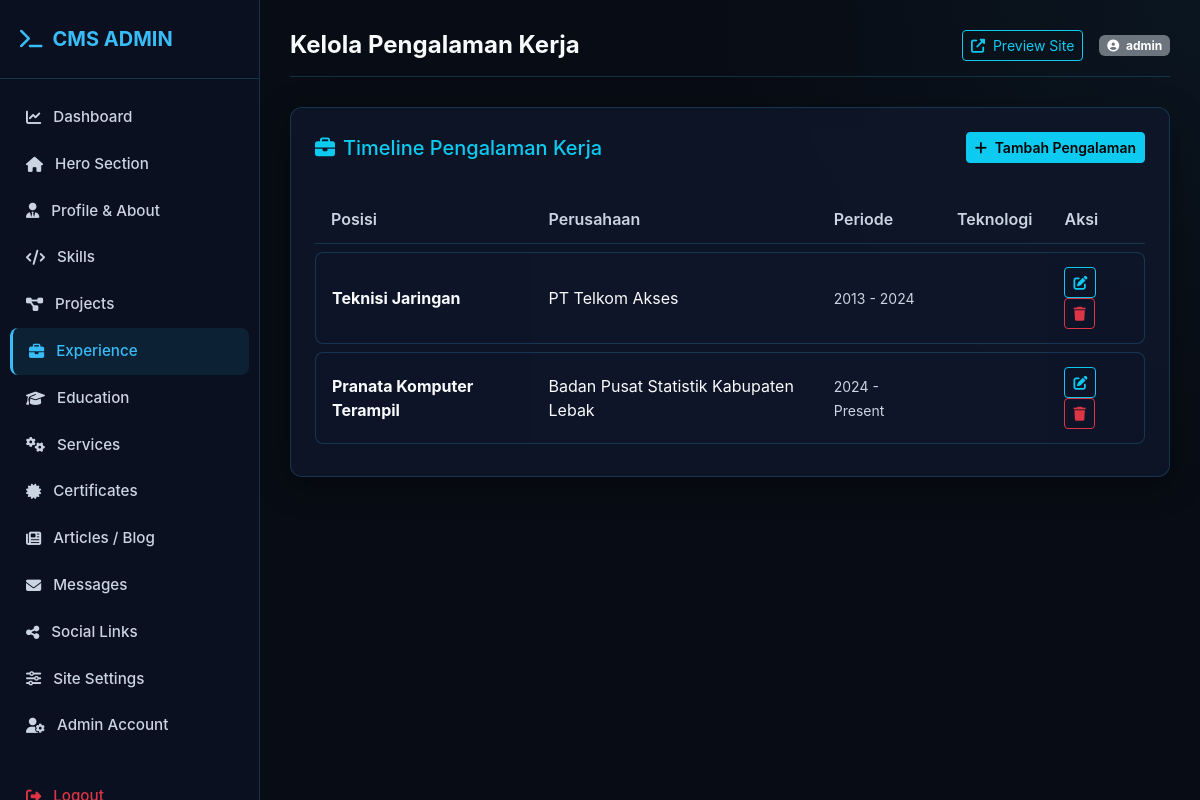
/admin/modules/experiences.php (signed in), run on the app's committed database.
### tables this page shows
CREATE TABLE `experiences` (
  `id` int(11) NOT NULL AUTO_INCREMENT,
  `position` varchar(150) NOT NULL,
  `company` varchar(150) NOT NULL,
  `location` varchar(100) DEFAULT NULL,
  `start_date` varchar(50) NOT NULL,
  `end_date` varchar(50) DEFAULT 'Present',
  `is_current` tinyint(1) DEFAULT 0,
  `description` text DEFAULT NULL,
  `tech_used` varchar(255) DEFAULT NULL,
  `display_order` int(11) DEFAULT 0,
  `position_en` varchar(100) DEFAULT NULL,
  `company_en` varchar(100) DEFAULT NULL,
  `description_en` text DEFAULT NULL,
  PRIMARY KEY (`id`)
);

### config/database.php (called while the page is built, shortened)
<?php
class Database {
    private static $instance = null;
    private $conn;
    private function __construct() {
        try {
            $dsn = "mysql:host=" . DB_HOST . ";dbname=" . DB_NAME . ";charset=" . DB_CHARSET;
            $options = [
                PDO::ATTR_ERRMODE => PDO::ERRMODE_EXCEPTION,
                PDO::ATTR_DEFAULT_FETCH_MODE => PDO::FETCH_ASSOC,
                PDO::ATTR_EMULATE_PREPARES => false,
            ];
            $this->conn = new PDO($dsn, DB_USER, DB_PASS, $options);
        } catch (PDOException $e) {
            die("Database Connection Error: " . $e->getMessage());
        }
    }
    public static function getInstance() {
        if (!self::$instance) {
            self::$instance = new Database();
        }
        return self::$instance;
    }
    public function getConnection() {
        return $this->conn;
    }
}
function db() {
    return Database::getInstance()->getConnection();
}

### config/helper.php (called while the page is built, shortened)
<?php
function sanitize($data) {
    return htmlspecialchars(trim((string)$data), ENT_QUOTES, 'UTF-8');
}

### admin/modules/experiences.php (the view, shortened to what this page needs)
<?php
require_once __DIR__ . '/../includes/header.php';
require_once __DIR__ . '/../../config/database.php';
$action = $_GET['action'] ?? 'list';
if ($action === 'add' || $action === 'edit'):
    $exp = null;
    if ($action === 'edit') {
        $id = $_GET['id'] ?? 0;
        $stmt = db()->prepare("SELECT * FROM experiences WHERE id = ?");
        $stmt->execute([$id]);
        $exp = $stmt->fetch();
    }
?>
    <div class="glass-card p-4">
        <h5 class="text-info mb-4"><?= $action === 'edit' ? 'Edit Pengalaman' : 'Tambah Pengalaman Baru' ?></h5>
        <form action="" method="POST">
            <input type="hidden" name="id" value="<?= $exp['id'] ?? 0 ?>">
            <div class="row g-3">
                <div class="col-md-6">
                    <label class="form-label">Posisi / Jabatan</label>
                    <input type="text" name="position" class="form-control" value="<?= sanitize($exp['position'] ?? '') ?>" required placeholder="Contoh: Senior Fullstack Developer / Pranata Komputer">
                </div>
                <div class="col-md-6">
                    <label class="form-label">Perusahaan / Instansi</label>
                    <input type="text" name="company" class="form-control" value="<?= sanitize($exp['company'] ?? '') ?>" required>
                </div>
                <div class="col-md-4">
                    <label class="form-label">Lokasi</label>
                    <input type="text" name="location" class="form-control" value="<?= sanitize($exp['location'] ?? '') ?>" placeholder="Jakarta, Indonesia">
                </div>
                <div class="col-md-4">
                    <label class="form-label">Tahun / Tanggal Mulai</label>
                    <input type="text" name="start_date" class="form-control" value="<?= sanitize($exp['start_date'] ?? '') ?>" required placeholder="Jan 2022">
                </div>
                <div class="col-md-4">
                    <label class="form-label">Tahun / Tanggal Selesai</label>
                    <input type="text" name="end_date" class="form-control" value="<?= sanitize($exp['end_date'] ?? '') ?>" placeholder="Present / Des 2024">
                </div>
                <div class="col-12">
                    <div class="form-check">
                        <input class="form-check-input" type="checkbox" name="is_current" id="is_current" <?= !empty($exp['is_current']) ? 'checked' : '' ?>>
                        <label class="form-check-label text-white" for="is_current">Saat ini masih bekerja di posisi ini</label>
                    </div>
                </div>
                <div class="col-12">
                    <label class="form-label">Deskripsi Pekerjaan & Achievements</label>
                    <textarea name="description" class="form-control" rows="4"><?= sanitize($exp['description'] ?? '') ?></textarea>
                </div>
                <div class="col-md-8">
                    <label class="form-label">Teknologi yang Digunakan</label>
                    <input type="text" name="tech_used" class="form-control" value="<?= sanitize($exp['tech_used'] ?? '') ?>" placeholder="PHP, Laravel, MySQL, Docker">
                </div>
                <div class="col-md-4">
                    <label class="form-label">Urutan Tampil</label>
                    <input type="number" name="display_order" class="form-control" value="<?= $exp['display_order'] ?? 0 ?>">
                </div>
            </div>
            <div class="mt-4">
                <button type="submit" class="btn btn-info px-4 fw-semibold"><i class="fas fa-save me-2"></i> Simpan Data</button>
                <a href="<?= ADMIN_URL ?>modules/experiences.php" class="btn btn-outline-secondary ms-2">Batal</a>
            </div>
        </form>
    </div>
<?php else:
    $experiences = db()->query("SELECT * FROM experiences ORDER BY display_order ASC, id DESC")->fetchAll();
?>
    <div class="glass-card p-4">
        <div class="d-flex justify-content-between align-items-center mb-4">
            <h5 class="m-0 text-info"><i class="fas fa-briefcase me-2"></i>Timeline Pengalaman Kerja</h5>
            <a href="<?= ADMIN_URL ?>modules/experiences.php?action=add" class="btn btn-info btn-sm fw-semibold"><i class="fas fa-plus me-1"></i> Tambah Pengalaman</a>
        </div>
        <div class="table-responsive">
            <table class="custom-table">
                <thead>
                    <tr>
                        <th>Posisi</th>
                        <th>Perusahaan</th>
                        <th>Periode</th>
                        <th>Teknologi</th>
                        <th>Aksi</th>
                    </tr>
                </thead>
                <tbody>
                    <?php if (empty($experiences)): ?>
                        <tr><td colspan="5" class="text-center text-muted">Belum ada data pengalaman kerja.</td></tr>
                    <?php else: ?>
                        <?php foreach ($experiences as $ex): ?>
                            <tr>
                                <td><strong><?= sanitize($ex['position']) ?></strong></td>
                                <td><?= sanitize($ex['company']) ?></td>
                                <td><small class="text-muted"><?= sanitize($ex['start_date']) ?> - <?= $ex['is_current'] ? 'Present' : sanitize($ex['end_date']) ?></small></td>
                                <td><small class="text-info"><?= sanitize($ex['tech_used']) ?></small></td>
                                <td>
                                    <a href="<?= ADMIN_URL ?>modules/experiences.php?action=edit&id=<?= $ex['id'] ?>" class="btn btn-sm btn-outline-info me-1"><i class="fas fa-edit"></i></a>
                                    <a href="<?= ADMIN_URL ?>modules/experiences.php?action=delete&id=<?= $ex['id'] ?>" class="btn btn-sm btn-outline-danger" onclick="return confirm('Hapus data ini?')"><i class="fas fa-trash"></i></a>
                                </td>
                            </tr>
                        <?php endforeach; ?>
                    <?php endif; ?>
                </tbody>
            </table>
        </div>
    </div>
<?php endif; ?>
<?php require_once __DIR__ . '/../includes/footer.php'; ?>

### assets/css/admin.css (style rules this page uses)
:root { --bg-dark: #080c14; --bg-card: rgba(15, 23, 42, 0.85); --border-color: rgba(56, 189, 248, 0.2); --border-hover: rgba(56, 189, 248, 0.5); --primary: #38bdf8; --primary-glow: rgba(56, 189, 248, 0.3); --accent: #818cf8; --text-main: #f8fafc; --text-muted: #cbd5e1; --sidebar-width: 260px; }
body.admin-body { background-color: var(--bg-dark); color: var(--text-main); font-family: 'Inter', system-ui, -apple-system, sans-serif; margin: 0; padding: 0; }
.glass-card { background: var(--bg-card); backdrop-filter: blur(12px); -webkit-backdrop-filter: blur(12px); border: 1px solid var(--border-color); border-radius: 12px; box-shadow: 0 8px 32px 0 rgba(0, 0, 0, 0.37); transition: all 0.3s ease; }
.custom-table { width: 100%; border-collapse: separate; border-spacing: 0 8px; }
.custom-table th { color: var(--text-muted); font-weight: 600; text-align: left; padding: 12px 16px; border-bottom: 1px solid var(--border-color); }
.custom-table td { padding: 14px 16px; background: rgba(15, 23, 42, 0.6); border-top: 1px solid var(--border-color); border-bottom: 1px solid var(--border-color); }
.custom-table td:first-child { border-left: 1px solid var(--border-color); border-top-left-radius: 8px; border-bottom-left-radius: 8px; }
.custom-table td:last-child { border-right: 1px solid var(--border-color); border-top-right-radius: 8px; border-bottom-right-radius: 8px; }
.text-muted, small.text-muted { color: #cbd5e1 !important; }
.custom-table td { color: #f8fafc; }

### data on the page
experiences: position "Teknisi Jaringan", company "PT Telkom Akses", start_date "2013", end_date "2024"
experiences: position "Pranata Komputer Terampil", company "Badan Pusat Statistik Kabupaten Lebak", start_date "2024", is_current "Present"

### other printed values
$page_title "Kelola Pengalaman Kerja"
$_SESSION['username'] "admin"
